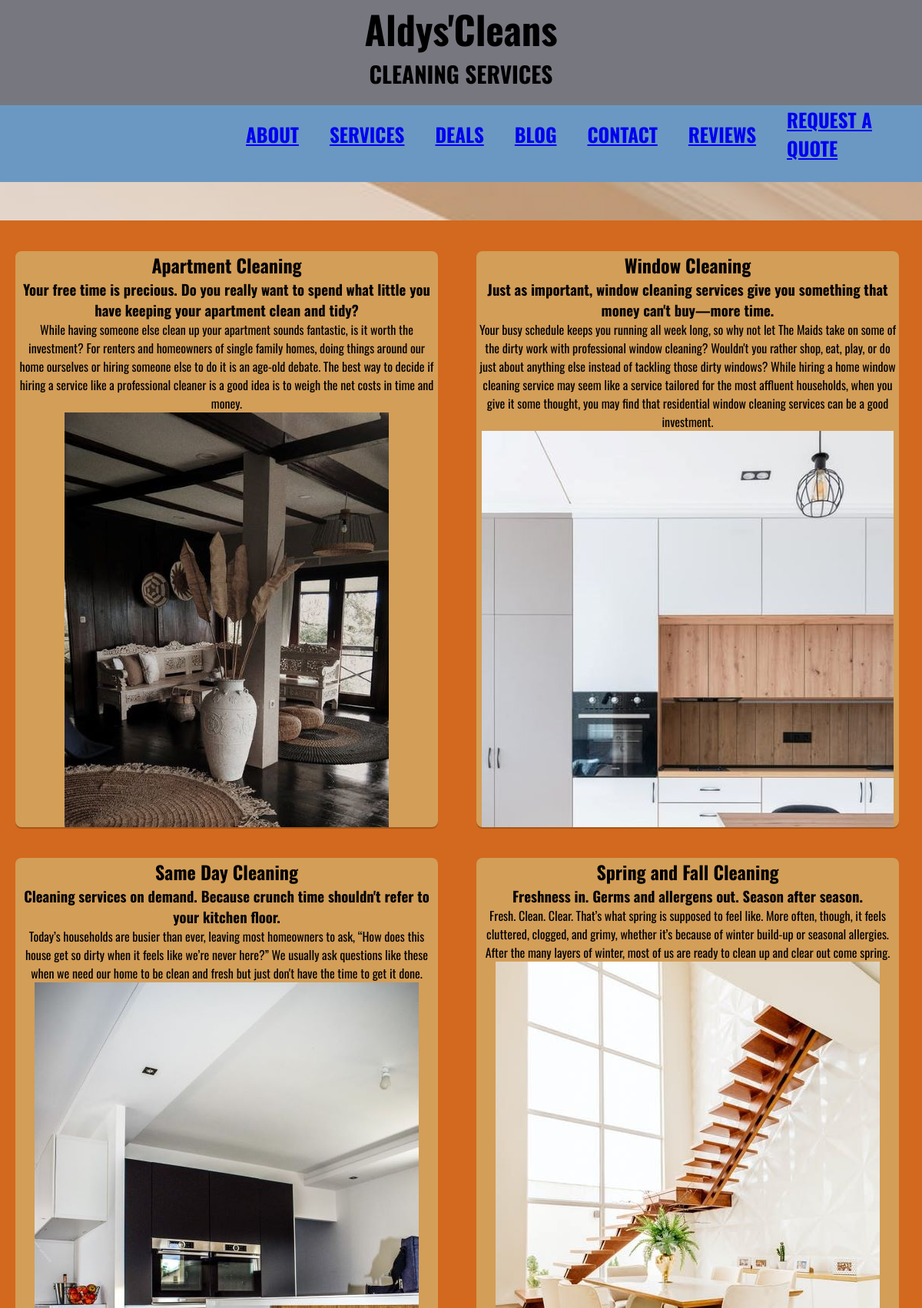
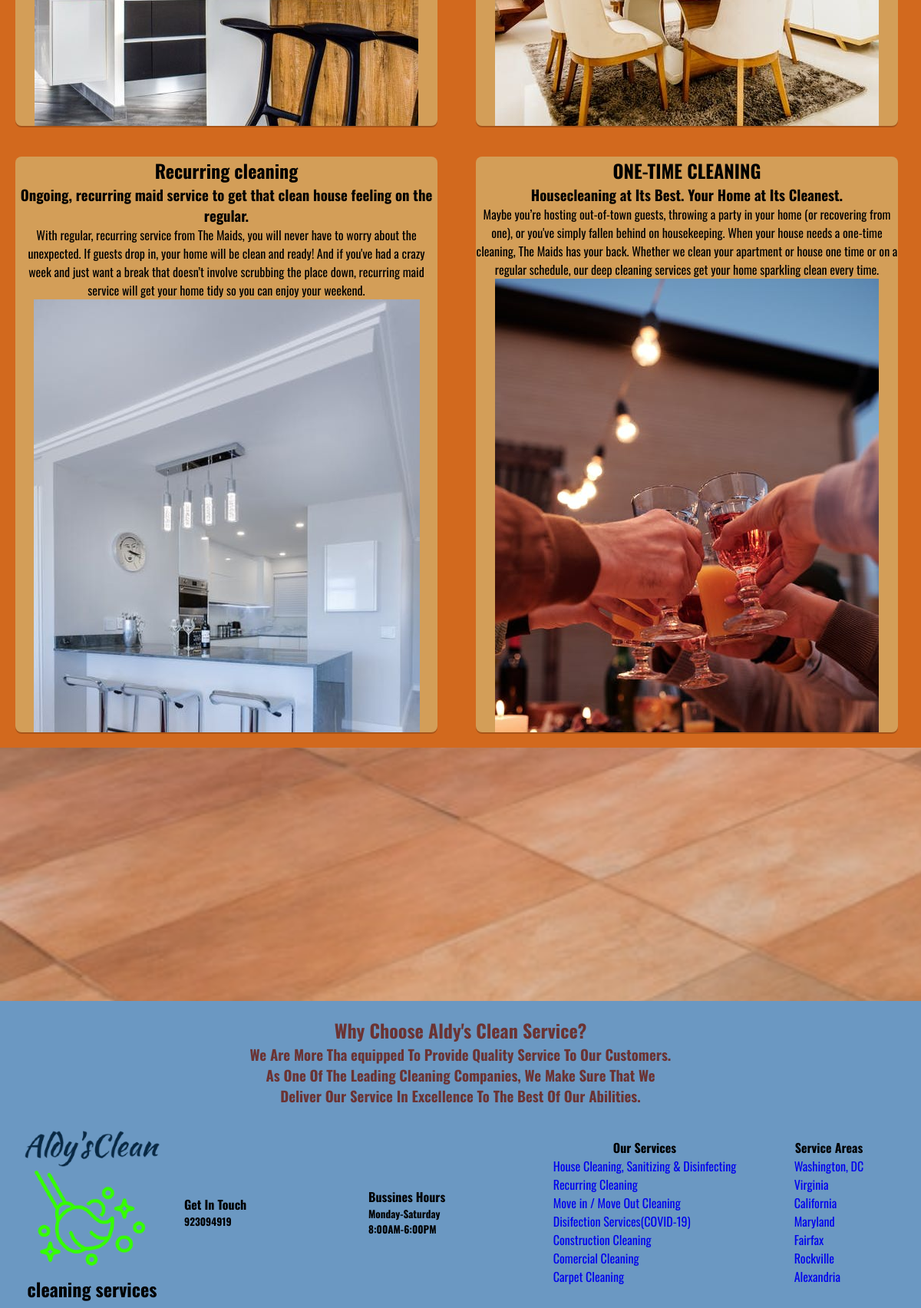
Page /services/ on the committed database (2 pictures, top to bottom).
### services/models.py (models this page shows, shortened)
class Service(models.Model):
    title=models.CharField(max_length=200, verbose_name="Titulo")
    subtitle=models.CharField(max_length=200, verbose_name="Subtitulo")
    content=models.TextField(verbose_name="Contenido")
    image=models.ImageField(verbose_name="Imagen", upload_to="services")
    created=models.DateTimeField(auto_now_add=True, verbose_name="Fecha de creacion")
    updated=models.DateTimeField(auto_now=True, verbose_name="Fecha de edicion")
    class Meta:
        verbose_name="servicio"
        verbose_name_plural="servicios"
        ordering=['-created']

### services/views.py (the view)
# urls.py: path('', views.services, name="services"),
def services(request):
    services=Service.objects.all()
    return render(request,"services/services.html", {'services':services})

### services/templates/services/services.html (shortened to what this page needs)
{% extends "core/base.html" %}
{% load static %}
{% block content %}
        <div class="services1">
            {% for service in services %}
                <div class="interna">
                        <h2>{{service.title}}</h2>
                        <h3>{{service.subtitle}}</h3>
                        <p>{{service.content}}</p>
                        <img src="{{service.image.url}}">
                </div>
            {% endfor %}
        </div>
{% endblock %}

### core/templates/core/base.html (shortened to what this page needs)
<!DOCTYPE html>
<html lang="en">
<head>
    {% load static %}
    <link rel="stylesheet" href="core/static/css/css/all.min.css">
    <link  href="{% static 'core/css/styles.css' %}" rel="stylesheet"/>
</head>
<body>
    <div class="imagen_fondo">
        <header class="cabecera">
            <div class="titulo">
                <h1>Aldys'Cleans</h1>
                <h3>CLEANING SERVICES</h3>
            </div>
            <div>
                <div class="menu1">
                    <nav class="container">
                        <ul class="menu">
                            <li class="nav_uno  px-lg-4 {% if request.path == '/' %}active{% endif %}">
                                <a href="{% url 'home' %}">about</a>
                            </li>
                            <li class=" nav_uno px-lg-4 {% if request.path == '/services/' %}active{% endif %}">
                                <a href="{% url 'services' %}">services</a>
                            </li>
                            <li class="nav_uno px-lg-4 {% if request.path == '/deals/' %}active{% endif %}">
                                <a href="{% url 'deals' %}">deals</a>
                            </li>
                            <li class="nav_uno px-lg-4 {% if request.path|slice:':6' == '/blog/' %}active{% endif %}">
                                <a href="{% url 'blog' %}">blog</a>
                            </li>
                            <li class="nav_uno px-lg-4 {% if request.path == '/contact/' %}active{% endif %}">
                                <a href="{% url 'contact' %}">contact</a>
                            </li>
                            <li class="nav_uno px-lg-4 {% if request.path == '/reviews/' %}active{% endif %}">
                                <a href="{% url 'reviews_app:reviews' %}">reviews</a>
                            </li>
                            <li class="nav_uno px-lg-4 {% if request.path == '/request_a_quote/' %}active{% endif %}">
                                <a href="{% url 'request_a_quote' %}">request a quote</a>
                            </li>
                        </ul>
                    </nav>
                </div>
            </div>
        </header>
    </div>
</body>
</html>
{% block content %}
{% endblock %}
    <footer class="pie">
            <div class="parrafo">
                <h2 id="Titulo">Why Choose Aldy's Clean Service?</h2>
                <h3>We Are More Tha equipped To Provide Quality Service To Our Customers.</h3>
                <h3>As One Of The Leading Cleaning Companies, We Make Sure That We</h3>
                <h3>Deliver Our Service In Excellence To The Best Of Our Abilities.</h3>
            </div>
            <div class="big_foot2">
                <div class="logotipo2">
                    <img src="{%static 'core/img/logo_tia.png' %}" class="logo"/>
                    <h2 >cleaning services</h2>
                </div>
                <div class="caja1">
                        <h4>Get In Touch</h4>
                        <h5>923094919</h5>
                </div>
                <div class="caja2">
                        <h4>Bussines Hours</h4>
                        <h5>Monday-Saturday</h5>
                        <h5>8:00AM-6:00PM</h5>
                </div>
                <div class="lista1">
                    <h4>Our Services</h4>
                    <ul>
                        <li><a href="#">House Cleaning, Sanitizing & Disinfecting</a></li>
                        <li><a href="#">Recurring Cleaning</a></li>
                        <li><a href="#">Move in / Move Out Cleaning</a></li>
                        <li><a href="#">Disifection Services(COVID-19)</a></li>
                        <li><a href="#">Construction Cleaning</a></li>
                        <li><a href="#">Comercial Cleaning</a></li>
                        <li><a href="#">Carpet Cleaning</a></li>
                    </ul>
                </div>
                <div class="lista2">
                    <h4>Service Areas</h4>
                    <ul>
                        <li><a href="#">Washington, DC</a></li>
                        <li><a href="#">Virginia</a></li>
                        <li><a href="#">California</a></li>
                        <li><a href="#">Maryland</li>
                        <li><a href="#">Fairfax</li>
                        <li><a href="#">Rockville</li>
                        <li><a href="#">Alexandria</li>
                    </ul>
                </div>
            </div>
    </footer>
</body>
</html>

### core/static/core/css/styles.css (style rules this page uses)
* { box-sizing: border-box; margin: 0; padding: 0; }
body { font-family:'Oswald', sans-serif; min-height: 100%; background-image: url(../img/casa_limpia.jpg); background-repeat: no-repeat; background-attachment: fixed; background-size: cover; height: 10em; }
.cabecera { font-family: 'Oswald', sans-serif; background:rgb(119, 119, 128); background-size: 100%; }
.titulo { display:flex; flex-direction: column; align-items: center; font-size: 25px; margin-bottom: 20px; }
.menu1 { background-color: rgba(107, 152, 194); height: 100px; }
.menu { display:flex; flex-direction: row; align-items: center; justify-content: center; margin-left:300px; }
.container .menu { display:flex; align-items: center; justify-content: center; }
.menu li { list-style: none; font-size: 25px; color:black; }
.container { display: flex; flex-direction: row; justify-content: space-between; align-items: center; text-transform: uppercase; font-weight: bold; font-size: 20px; }
.container .menu li { padding-left: 20px; padding-right: 20px; }
.pie { background:rgb(107, 152, 194); height: 400px; display:block; margin-top:330px; }
.parrafo { padding-top: 20px; display: flex; flex-direction: column; align-items: center; justify-content: center; color: rgb(107, 51, 51); }
.lista1 ul li a { text-decoration: none; }
.lista1 ul li { list-style: none; }
.lista2 ul li a { text-decoration: none; }
.lista2 ul li { list-style: none; }
.logotipo2 { display: flex; flex-direction: column; align-items: center; }
.big_foot2 { padding-top: 20px; display: grid; grid-template-columns: 20% 20% 20% 20% 20%; width: 100%; align-items: center; justify-content: center; }
.lista1 { display: flex; flex-direction: column; align-items: center; }
.lista2 { display: flex; flex-direction: column; align-items: center; }

### services/templates/services/services.html (style rules this page uses)
.services1 { display: grid; grid-template-columns: 50% 50%; background-color:chocolate; padding-top: 20px; margin-top:50px; }
.services1 .interna { width: 550px; height: 750px; border-radius: 8px; box-shadow: 0 2px rgba(0,0,0,0.2); overflow: hidden; margin: 20px; text-align: center; transition: all 0.25s; background-color: rgb(211, 158, 88); }
.services1 .interna img { width: 450; height: 650; }

### rows in the picture
Service: title "Apartment Cleaning", subtitle "Your free time is precious. Do you really want to spend what little you have keeping your apartment clean and tidy?", content "While having someone else clean up your apartment sounds fantastic, is it worth the investment? For renters and homeowners of single family homes, doing things around our home ourselves or hiring someone else to do it is an age-old debate. The best way to decide if hiring a service like a professional cleaner is a good idea is to weigh the net costs in time and money.", image (picture)
Service: title "Window Cleaning", subtitle "Just as important, window cleaning services give you something that money can't buy—more time.", content "Your busy schedule keeps you running all week long, so why not let The Maids take on some of the dirty work with professional window cleaning? Wouldn't you rather shop, eat, play, or do just about anything else instead of tackling those dirty windows? While hiring a home window cleaning service may seem like a service tailored for the most affluent households, when you give it some thought, you may find that residential window cleaning services can be a good investment.", image (picture)
Service: title "Same Day Cleaning", subtitle "Cleaning services on demand. Because crunch time shouldn't refer to your kitchen floor.", content "Today’s households are busier than ever, leaving most homeowners to ask, “How does this house get so dirty when it feels like we’re never here?” We usually ask questions like these when we need our home to be clean and fresh but just don't have the time to get it done.", image (picture)
Service: title "Spring and Fall Cleaning", subtitle "Freshness in. Germs and allergens out. Season after season.", content "Fresh. Clean. Clear. That’s what spring is supposed to feel like. More often, though, it feels cluttered, clogged, and grimy, whether it’s because of winter build-up or seasonal allergies. After the many layers of winter, most of us are ready to clean up and clear out come spring.", image (picture)
Service: title "Recurring cleaning", subtitle "Ongoing, recurring maid service to get that clean house feeling on the regular.", content "With regular, recurring service from The Maids, you will never have to worry about the unexpected. If guests drop in, your home will be clean and ready! And if you've had a crazy week and just want a break that doesn’t involve scrubbing the place down, recurring maid service will get your home tidy so you can enjoy your weekend.", image (picture)
Service: title "ONE-TIME CLEANING", subtitle "Housecleaning at Its Best. Your Home at Its Cleanest.", content "Maybe you’re hosting out-of-town guests, throwing a party in your home (or recovering from one), or you've simply fallen behind on housekeeping. When your house needs a one-time cleaning, The Maids has your back. Whether we clean your apartment or house one time or on a regular schedule, our deep cleaning services get your home sparkling clean every time.", image (picture)
